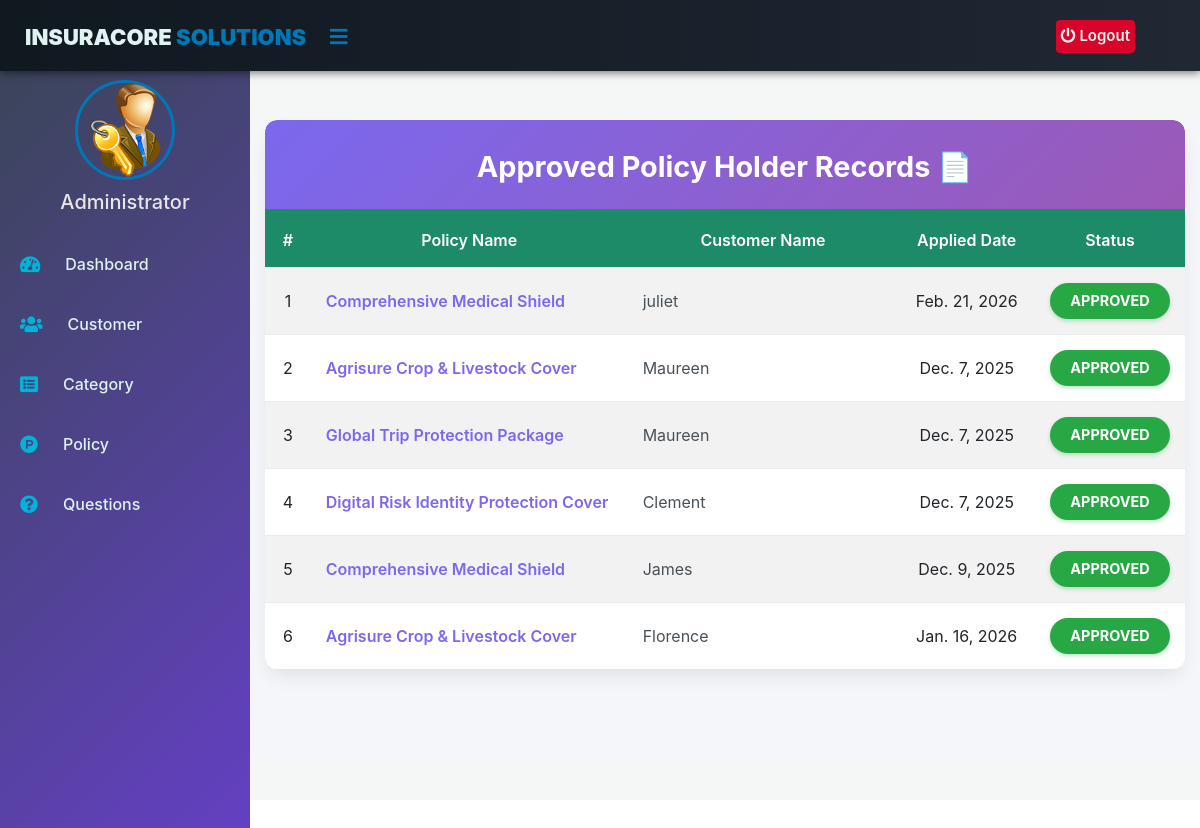
Screenshot of /admin-view-approved-policy-holder with the database file from the repository.
### insurance/models.py (models this page shows, shortened)
class PolicyRecord(models.Model):
    customer = models.ForeignKey(Customer, on_delete=models.CASCADE)
    Policy = models.ForeignKey(Policy, on_delete=models.CASCADE)
    status = models.CharField(max_length=100, default='Pending')
    creation_date = models.DateField(auto_now=True)

class Policy(models.Model):
    category= models.ForeignKey('Category', on_delete=models.CASCADE)
    policy_name=models.CharField(max_length=200)
    sum_assurance=models.PositiveIntegerField()
    premium=models.PositiveIntegerField()
    tenure=models.PositiveIntegerField()
    creation_date =models.DateField(auto_now=True)
    def __str__(self):
        return self.policy_name

### customer/models.py (models this page shows, shortened)
class Customer(models.Model):
    user=models.OneToOneField(User,on_delete=models.CASCADE)
    profile_pic= models.ImageField(upload_to='profile_pic/Customer/',null=True,blank=True)
    address = models.CharField(max_length=40)
    mobile = models.CharField(max_length=20,null=False)
    def __str__(self):
        return self.user.first_name

### insurance/views.py (the view)
# urls.py: path('admin-view-approved-policy-holder', views.admin_view_approved_policy_holder_view,name='admin-view-approved-policy-holder'),
def admin_view_approved_policy_holder_view(request):
    policyrecords = models.PolicyRecord.objects.all().filter(status='Approved')
    return render(request,'insurance/admin_view_approved_policy_holder.html',{'policyrecords':policyrecords})

### templates/insurance/admin_view_approved_policy_holder.html (shortened to what this page needs)
{% extends 'insurance/adminbase.html' %}
{% block content %}
{%load static%}
<head>
  <link href="https://maxcdn.bootstrapcdn.com/bootstrap/4.4.1/css/bootstrap.min.css" rel="stylesheet">
  <link href="https://cdnjs.cloudflare.com/ajax/libs/font-awesome/5.15.4/css/all.min.css" rel="stylesheet">
</head>
<div class="container container-fluid-custom">
  <div class="view-card">
    <div class="card-header-custom position-relative text-center">
      Approved Policy Holder Records 📄
    </div>
    <div class="table-responsive">
      <table class="table table-hover table-striped" id="dev-table">
        <thead>
          <tr>
            <th style="width: 5%;">#</th>
            <th style="width: 35%;">Policy Name</th>
            <th style="width: 30%;">Customer Name</th>
            <th style="width: 15%;">Applied Date</th>
            <th style="width: 15%;">Status</th>
          </tr>
        </thead>
        <tbody>
          {% for t in policyrecords %}
          <tr>
            <td class="text-center">{{ forloop.counter }}</td>
            <td class="text-left policy-detail"> {{t.Policy}}</td>
            <td class="text-left customer-detail"> {{t.customer}}</td>
            <td class="text-center">{{t.creation_date}}</td>
            <td class="text-center">
                <span class="status-badge">{{t.status}}</span>
            </td>
          </tr>
          {% endfor %}
        </tbody>
      </table>
    </div>
  </div>
</div>
<br><br><br><br><br><br>
{% endblock content %}

### templates/insurance/adminbase.html (style rules this page uses)
:root { --color-primary-blue: #0077b6; --color-primary-dark: #023e8a; --color-sidebar-bg: #1f2833; --color-header-bg: #101820; --color-text-light: #e0f2f1; --color-logout-red: #d90429; --color-logout-hover: #ef233c; --color-active-link: #00b4d8; }
body { margin: 0; padding: 0; font-family: "Gill Sans", sans-serif; }

### templates/insurance/admin_view_approved_policy_holder.html (style rules this page uses)
:root { --color-primary-violet: #7B68EE; --color-secondary-teal: #1D8A68; --color-background-light: #f4f6f9; --color-card-shadow: rgba(0, 0, 0, 0.1); --color-success: #28a745; }
.container-fluid-custom { padding: 40px 20px; background-color: var(--color-background-light); min-height: 80vh; }
.container { max-width: 1400px; padding: 0 15px; }
.view-card { background: #ffffff; border: none; border-radius: 12px; box-shadow: 0 10px 20px -5px var(--color-card-shadow); overflow: hidden; }
.card-header-custom { background: linear-gradient(135deg, var(--color-primary-violet), #9B59B6); color: #ffffff; padding: 25px 30px; font-weight: 700; font-size: 1.8rem; text-align: left; border-radius: 12px 12px 0 0; }
.card-header-custom::after { content: ''; display: block; width: 100%; height: 4px; background-color: var(--color-secondary-teal); position: absolute; bottom: 0; left: 0; }
.table { margin-bottom: 0; border-collapse: separate; border-spacing: 0; }
.table thead th { background-color: var(--color-secondary-teal); color: #fff; font-weight: 600; vertical-align: middle; padding: 15px; text-align: center; border: none; }
.table tbody td { vertical-align: middle; padding: 15px; text-align: center; border-top: 1px solid #e9ecef; }
.table-responsive { overflow-x: auto; }
.status-badge { padding: .5em 1em; font-weight: 700; border-radius: 20px; font-size: 90%; color: white; min-width: 120px; display: inline-block; text-transform: uppercase; background-color: var(--color-success); box-shadow: 0 2px 4px rgba(40, 167, 69, 0.3); }
.policy-detail { font-weight: 600; color: var(--color-primary-violet); }
.customer-detail { color: #495057; }

### rows the page displays
PolicyRecord: Policy "Comprehensive Medical Shield", customer "juliet", creation_date "Feb. 21, 2026", status "APPROVED"
PolicyRecord: Policy "Agrisure Crop & Livestock Cover", customer "Maureen", creation_date "Dec. 7, 2025", status "APPROVED"
PolicyRecord: Policy "Global Trip Protection Package", customer "Maureen", creation_date "Dec. 7, 2025", status "APPROVED"
PolicyRecord: Policy "Digital Risk Identity Protection Cover", customer "Clement", creation_date "Dec. 7, 2025", status "APPROVED"
PolicyRecord: Policy "Comprehensive Medical Shield", customer "James", creation_date "Dec. 9, 2025", status "APPROVED"
PolicyRecord: Policy "Agrisure Crop & Livestock Cover", customer "Florence", creation_date "Jan. 16, 2026", status "APPROVED"
